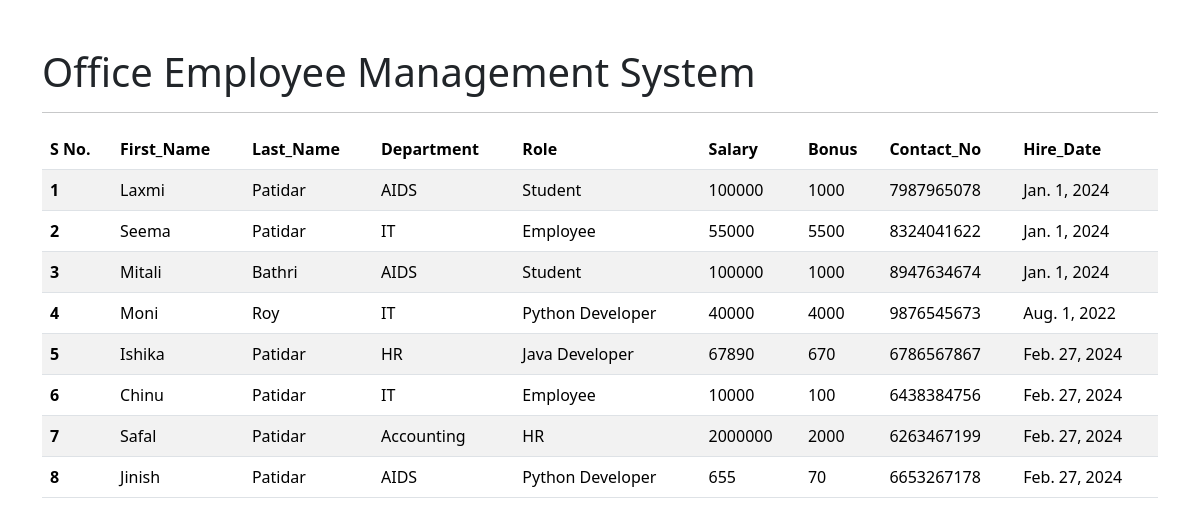
The app's page /all_emp with its own data.
### emp_app/models.py (models this page shows, shortened)
class Employee(models.Model):
  first_name = models.CharField(max_length = 100)
  last_name = models.CharField(max_length = 100)
  dept = models.ForeignKey(Department ,on_delete = models.CASCADE,blank=True,null=True)
  selary = models.IntegerField(default = 0)
  bonus = models.IntegerField(default = 0)
  role = models.ForeignKey(Role , on_delete = models.CASCADE,blank=True,null=True)
  contact_No = models.IntegerField(default = 0)
  hire_date = models.DateField(blank=True,null=True)

class Department(models.Model):
   name = models.CharField(max_length = 100)
   location = models.CharField(max_length = 100)
   def __str__(self) -> str:
      return self.name

class Role(models.Model):
   name = models.CharField(max_length = 100)
   def __str__(self) -> str:
      return self.name

### emp_app/views.py (the view)
# urls.py: path('all_emp',views.all_emp,name='all_emp'),
def all_emp(request):
  emp = Employee.objects.all()
  context ={
    'emp':emp
  }
  return render(request , 'view_all_emp.html',context)

### emp_app/templates/view_all_emp.html (shortened to what this page needs)
<!DOCTYPE html>
<html lang="en">
<head>
  <link href="https://cdn.jsdelivr.net/npm/bootstrap@5.3.3/dist/css/bootstrap.min.css" rel="stylesheet">
</head>
<body>
  <div class="container mt-5">
  <h1>Office Employee Management System</h1>
  <hr>
  <table class="table table-striped">
    <thead>
      <tr>
        <th scope="col">S No.</th>
        <th scope="col">First_Name</th>
        <th scope="col">Last_Name</th>
        <th scope="col">Department</th>
        <th scope="col">Role</th>
        <th scope="col">Salary</th>
        <th scope="col">Bonus</th>
        <th scope="col">Contact_No</th>
        <th scope="col">Hire_Date</th>
      </tr>
    </thead>
    <tbody>
      {% for e in emp %}
      <tr>
        <th scope="row">{{forloop.counter}}</th>
        <td>{{e.first_name}}</td>
        <td>{{e.last_name}}</td>
        <td>{{e.dept}}</td>
        <td>{{e.role}}</td>
        <td>{{e.selary}}</td>
        <td>{{e.bonus}}</td>
        <td>{{e.contact_No}}</td>
        <td>{{e.hire_date}}</td>
      </tr>
      {% endfor %}
    </tbody>
  </table>
 </div>
</body>
</html>

### records on screen
Employee: first_name "Laxmi", last_name "Patidar", dept "AIDS", role "Student", selary "100000", bonus "1000", contact_No "7987965078", hire_date "Jan. 1, 2024"
Employee: first_name "Seema", last_name "Patidar", dept "IT", role "Employee", selary "55000", bonus "5500", contact_No "8324041622", hire_date "Jan. 1, 2024"
Employee: first_name "Mitali", last_name "Bathri", dept "AIDS", role "Student", selary "100000", bonus "1000", contact_No "8947634674", hire_date "Jan. 1, 2024"
Employee: first_name "Moni", last_name "Roy", dept "IT", role "Python Developer", selary "40000", bonus "4000", contact_No "9876545673", hire_date "Aug. 1, 2022"
Employee: first_name "Ishika", last_name "Patidar", dept "HR", role "Java Developer", selary "67890", bonus "670", contact_No "6786567867", hire_date "Feb. 27, 2024"
Employee: first_name "Chinu", last_name "Patidar", dept "IT", role "Employee", selary "10000", bonus "100", contact_No "6438384756", hire_date "Feb. 27, 2024"
Employee: first_name "Safal", last_name "Patidar", dept "Accounting", role "HR", selary "2000000", bonus "2000", contact_No "6263467199", hire_date "Feb. 27, 2024"
Employee: first_name "Jinish", last_name "Patidar", dept "AIDS", role "Python Developer", selary "655", bonus "70", contact_No "6653267178", hire_date "Feb. 27, 2024"
